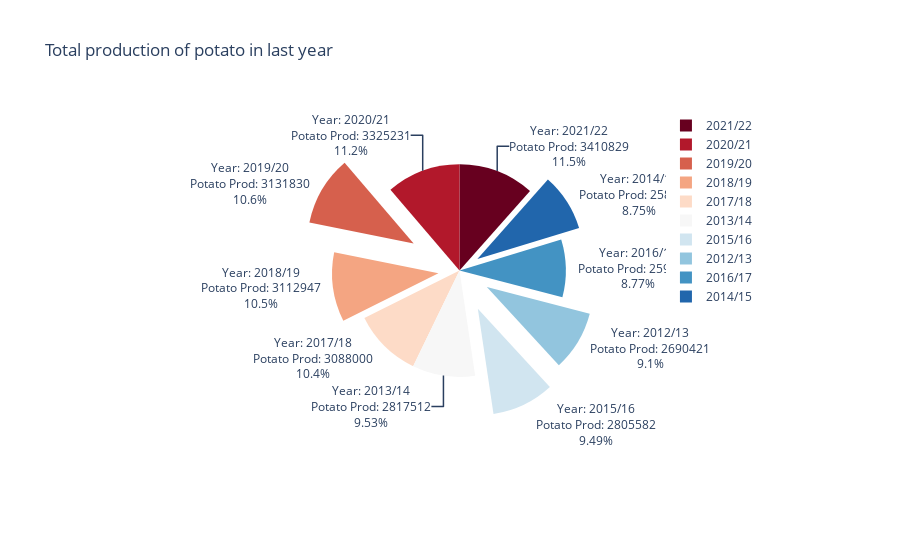

The cell this chart's notebook holds for it:
### Code cell
import plotly.graph_objects as go
hover_text = [f'Year: {year}<br>Potato Prod: {prod}' for year, prod in zip(potato_production['Year'], potato_production['Potato_Prod.'])]

fig = go.Figure(data=[go.Pie(
                             labels=potato_production['Year'], 
                             values=potato_production['Potato_Prod.'].values,
                             marker=dict(colors=px.colors.sequential.RdBu),
                             hoverinfo='label+value',
                             text=hover_text,
                             pull = [0, 0, 0.5, 0.2,0,0,0.4,0.3,0,0.2] #Array passed
                            )])

# Update layout
fig.update_layout(title='Total production of potato in last year')

# Show the plot
fig.show()

### Figure 1 — Plotly figure (JSON) as saved in the notebook; plotly's stock layout.template omitted (floating-point values rounded to 4 significant figures)
{"data": [{"hoverinfo": "label+value", "labels": ["2021/22", "2020/21", "2019/20", "2018/19", "2017/18", "2013/14", "2015/16", "2012/13", "2016/17", "2014/15"], "marker": {"colors": ["rgb(103,0,31)", "rgb(178,24,43)", "rgb(214,96,77)", "rgb(244,165,130)", "rgb(253,219,199)", "rgb(247,247,247)", "rgb(209,229,240)", "rgb(146,197,222)", "rgb(67,147,195)", "rgb(33,102,172)", "rgb(5,48,97)"]}, "pull": [0, 0, 0.5, 0.2, 0, 0, 0.4, 0.3, 0, 0.2], "text": ["Year: 2021/22<br>Potato Prod: 3410829", "Year: 2020/21<br>Potato Prod: 3325231", "Year: 2019/20<br>Potato Prod: 3131830", "Year: 2018/19<br>Potato Prod: 3112947", "Year: 2017/18<br>Potato Prod: 3088000", "Year: 2013/14<br>Potato Prod: 2817512", "Year: 2015/16<br>Potato Prod: 2805582", "Year: 2012/13<br>Potato Prod: 2690421", "Year: 2016/17<br>Potato Prod: 2591686", "Year: 2014/15<br>Potato Prod: 2586287"], "type": "pie", "values": [3410829, 3325231, 3131830, 3112947, 3088000, 2817512, 2805582, 2690421, 2591686, 2586287]}], "layout": {"title": {"text": "Total production of potato in last year"}}}
